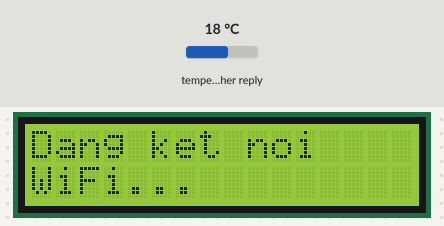
Recording of a sketch running on a simulated ESP8266 (NodeMCU). On the bench: 16×2 character LCD. Inputs (shaded band) come from the test bench; at power-on: temperature in the weather reply 18 °C. WiFi joins after 1.5 s; servers stay silent unless stated; web services answer with replies made up by the test bench; what the sketch prints to the serial monitor is not drawn.

Above: at 1.1 s.
At 2.7 s:
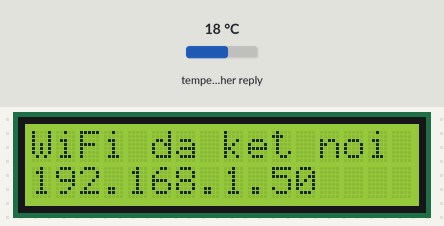
At 4.5 s:
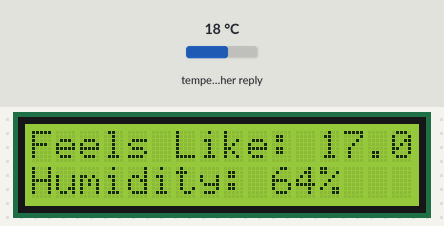
At 7.2 s:
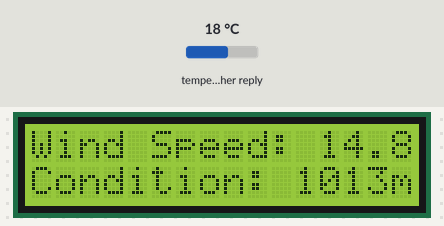
At 10.2 s:
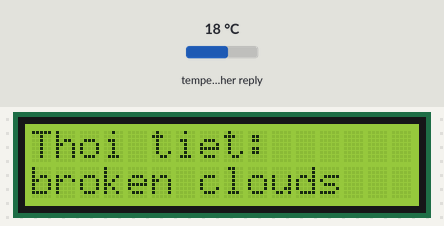
At 13.2 s:
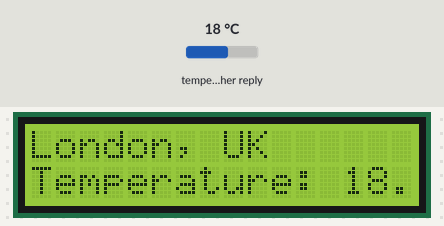

Measured:
- by itself, everything shown: repeats every 12.0 s, in 4 steps
- what the display in image 0 shows lasts 1.5 s, from 1.1 s to 2.6 s
- what the display in image 1 shows lasts 1.8 s, from 2.6 s to 4.4 s
- what the display in image 2 shows lasts 2.8 s, from 4.4 s to 7.2 s
- what the display in image 3 shows lasts 3.0 s, from 7.2 s to 10.2 s

The sketch:

WeatherAPI_LCD.ino
```cpp
/*
 * =====================================================
 * Weather API + LCD I2C - ESP32 / ESP8266
 * =====================================================
 *
 * Đấu dây I2C (theo yêu cầu, mặc định cho ESP32):
 *   SCL -> GPIO19  (IO19)
 *   SDA -> GPIO23  (IO23)
 *   GND -> GND
 *   5V  -> 5V (VCC của module LCD I2C)
 *
 * Thư viện cần cài thêm (Sketch > Include Library > Manage Libraries):
 *   - "LiquidCrystal I2C" (tác giả: Frank de Brabander)
 *   - ArduinoJson (đã dùng từ code gốc)
 *
 * Ghi chú: LCD 16x2 không hiển thị được dấu tiếng Việt (không dấu),
 * nên toàn bộ chuỗi hiển thị lên LCD được viết không dấu.
 * =====================================================
 */

#if defined(ESP8266)
  #include <ESP8266WiFi.h>
  #include <ESP8266HTTPClient.h>
#elif defined(ESP32)
  #include <WiFi.h>
  #include <HTTPClient.h>
#endif

#include <ArduinoJson.h>
#include <Wire.h>
#include <LiquidCrystal_I2C.h>

/*=====================================================
    WiFi Configuration
=====================================================*/
#define AP_SSID      "HSU_Students"
#define AP_PASSWORD  "tontrongsukhacbiet"

/*=====================================================
    Weather API Configuration
=====================================================*/
String API_KEY = "7ed0868040a74a2ea3821027262907";
String CITY    = "Ho_Chi_Minh";

/*=====================================================
    I2C / LCD Configuration
=====================================================*/
#if defined(ESP32)
  #define I2C_SDA_PIN   23   // theo yêu cầu: SDA -> IO23
  #define I2C_SCL_PIN   19   // theo yêu cầu: SCL -> IO19
#elif defined(ESP8266)
  // ESP8266 không có chân GPIO19/23, dùng chân I2C mặc định D2/D1.
  // Nếu dùng ESP8266, hãy đấu lại dây theo 2 chân này.
  #define I2C_SDA_PIN   4    // D2
  #define I2C_SCL_PIN   5    // D1
#endif

#define LCD_COLS      16
#define LCD_ROWS      2

LiquidCrystal_I2C* lcd = nullptr;
uint8_t lcdAddress = 0x27;    // sẽ được dò lại tự động trong setup()

/*=====================================================
    Thời gian (non-blocking, không dùng delay() dài)
=====================================================*/
const unsigned long WEATHER_INTERVAL = 60000;   // 60 giây: gọi API 1 lần
const unsigned long DISPLAY_INTERVAL = 3000;    // 3 giây: đổi trang màn hình

unsigned long lastWeatherFetch  = 0;
unsigned long lastDisplaySwitch = 0;
uint8_t       displayPage       = 0;
const uint8_t TOTAL_PAGES       = 4;

/*=====================================================
    Dữ liệu thời tiết (lưu toàn cục để LCD dùng lại)
=====================================================*/
bool   weatherAvailable = false;
String g_location  = "";
String g_country   = "";
float  g_temp       = 0;
float  g_feelsLike  = 0;
int    g_humidity   = 0;
float  g_wind       = 0;
float  g_pressure   = 0;
String g_condition  = "";

/*=====================================================
    Function Prototype
=====================================================*/
void initWifi();
void reconnectWiFi();
void getWeather();
void initLCD();
uint8_t scanI2CAddress();
void lcdMessage(const String &line1, const String &line2 = "");
void updateDisplay();

/*=====================================================
    Setup
=====================================================*/
void setup()
{
    Serial.begin(115200);
    delay(1000);

    Wire.begin(I2C_SDA_PIN, I2C_SCL_PIN);   // SDA, SCL
    initLCD();

    lcdMessage("Dang ket noi", "WiFi...");
    initWifi();

    lcdMessage("WiFi da ket noi", WiFi.localIP().toString());
    delay(1500);
}

/*=====================================================
    Loop
=====================================================*/
void loop()
{
    unsigned long now = millis();

    if (WiFi.status() != WL_CONNECTED)
    {
        lcdMessage("Mat ket noi WiFi", "Dang ket noi lai");
        reconnectWiFi();
    }

    // Gọi API thời tiết mỗi WEATHER_INTERVAL (và ngay lần đầu tiên)
    if (lastWeatherFetch == 0 || now - lastWeatherFetch >= WEATHER_INTERVAL)
    {
        lastWeatherFetch = now;
        getWeather();
    }

    // Đổi trang hiển thị trên LCD mỗi DISPLAY_INTERVAL
    if (now - lastDisplaySwitch >= DISPLAY_INTERVAL)
    {
        lastDisplaySwitch = now;
        displayPage = (displayPage + 1) % TOTAL_PAGES;
        updateDisplay();
    }
}

/*=====================================================
    Khởi tạo LCD I2C (tự dò địa chỉ I2C)
=====================================================*/
void initLCD()
{
    lcdAddress = scanI2CAddress();

    lcd = new LiquidCrystal_I2C(lcdAddress, LCD_COLS, LCD_ROWS);
    lcd->init();
    lcd->backlight();
    lcd->clear();
}

/*=====================================================
    Dò địa chỉ I2C của LCD
    (địa chỉ thường gặp: 0x27 hoặc 0x3F tùy loại module)
=====================================================*/
uint8_t scanI2CAddress()
{
    Serial.println("Dang do dia chi I2C...");

    for (uint8_t addr = 1; addr < 127; addr++)
    {
        Wire.beginTransmission(addr);
        if (Wire.endTransmission() == 0)
        {
            Serial.print("Tim thay thiet bi I2C tai dia chi: 0x");
            Serial.println(addr, HEX);
            return addr;
        }
    }

    Serial.println("Khong tim thay thiet bi I2C nao! Dung dia chi mac dinh 0x27.");
    return 0x27;
}

/*=====================================================
    Hiển thị 1-2 dòng lên LCD (tự cắt bớt nếu quá dài)
=====================================================*/
void lcdMessage(const String &line1, const String &line2)
{
    if (!lcd) return;

    lcd->clear();

    lcd->setCursor(0, 0);
    lcd->print(line1.substring(0, LCD_COLS));

    if (line2.length() > 0)
    {
        lcd->setCursor(0, 1);
        lcd->print(line2.substring(0, LCD_COLS));
    }
}

/*=====================================================
    Cập nhật LCD theo trang hiện tại (xoay vòng thông tin)
=====================================================*/
void updateDisplay()
{
    if (!weatherAvailable)
    {
        lcdMessage("Dang cho du lieu", "thoi tiet...");
        return;
    }

    switch (displayPage)
    {
        case 0:
        {
            String line1 = g_location + ", " + g_country;
            String line2 = "Temperature: " + String(g_temp, 1) + "C";
            lcdMessage(line1, line2);
            break;
        }
        case 1:
        {
            String line1 = "Feels Like: " + String(g_feelsLike, 1) + "C";
            String line2 = "Humidity: " + String(g_humidity) + "%";
            lcdMessage(line1, line2);
            break;
        }
        case 2:
        {
            String line1 = "Wind Speed: " + String(g_wind, 1) + "km/h";
            String line2 = "Condition: " + String(g_pressure, 0) + "mb";
            lcdMessage(line1, line2);
            break;
        }
        case 3:
        {
            String line1 = "Thoi tiet:";
            String line2 = g_condition;
            lcdMessage(line1, line2);
            break;
        }
    }
}

/*=====================================================
    Connect WiFi
=====================================================*/
void initWifi()
{
    WiFi.mode(WIFI_STA);

#if defined(ESP32)
    WiFi.setSleep(false);      // Giữ WiFi ổn định trên ESP32
#endif

    WiFi.setAutoReconnect(true);
    WiFi.persistent(true);

    Serial.println();
    Serial.print("Connecting to ");
    Serial.println(AP_SSID);

    WiFi.begin(AP_SSID, AP_PASSWORD);

    while (WiFi.status() != WL_CONNECTED)
    {
        delay(500);
        Serial.print(".");
    }

    Serial.println();
    Serial.println("=================================");
    Serial.println("WiFi Connected");
    Serial.print("IP Address : ");
    Serial.println(WiFi.localIP());

    Serial.print("MAC Address: ");
    Serial.println(WiFi.macAddress());
    Serial.println("=================================");
}

/*=====================================================
    Reconnect WiFi
=====================================================*/
void reconnectWiFi()
{
    Serial.println("WiFi disconnected!");
    Serial.println("Reconnecting...");

    WiFi.disconnect();
    WiFi.begin(AP_SSID, AP_PASSWORD);

    unsigned long start = millis();

    while (WiFi.status() != WL_CONNECTED && millis() - start < 15000)
    {
        delay(500);
        Serial.print(".");
    }

    Serial.println();

    if (WiFi.status() == WL_CONNECTED)
    {
        Serial.println("Reconnected successfully.");
    }
    else
    {
        Serial.println("Reconnect failed.");
    }
}

/*=====================================================
    Get Weather
=====================================================*/
void getWeather()
{
    if (WiFi.status() != WL_CONNECTED)
    {
        Serial.println("WiFi is not connected.");
        return;
    }

    String url =
        "http://api.weatherapi.com/v1/current.json?key=" +
        API_KEY +
        "&q=" +
        CITY +
        "&aqi=no";

    Serial.println();
    Serial.println("=================================");
    Serial.println("Request URL:");
    Serial.println(url);

    HTTPClient http;
    WiFiClient client;
    http.begin(client, url);

    int httpCode = http.GET();

    Serial.print("HTTP Code: ");
    Serial.println(httpCode);

    if (httpCode > 0)
    {
        String payload = http.getString();

        if (httpCode == HTTP_CODE_OK)
        {
            Serial.println("Weather data received.");

            DynamicJsonDocument doc(4096);
            DeserializationError error = deserializeJson(doc, payload);

            if (error)
            {
                Serial.print("JSON Error: ");
                Serial.println(error.c_str());
                lcdMessage("Loi doc JSON");
            }
            else
            {
                g_location  = doc["location"]["name"].as<String>();
                g_country   = doc["location"]["country"].as<String>();
                g_temp      = doc["current"]["temp_c"].as<float>();
                g_feelsLike = doc["current"]["feelslike_c"].as<float>();
                g_humidity  = doc["current"]["humidity"].as<int>();
                g_wind      = doc["current"]["wind_kph"].as<float>();
                g_pressure  = doc["current"]["pressure_mb"].as<float>();
                g_condition = doc["current"]["condition"]["text"].as<String>();

                weatherAvailable = true;

                Serial.println("---------------------------------");
                Serial.print("Location     : ");
                Serial.print(g_location);
                Serial.print(", ");
                Serial.println(g_country);

                Serial.print("Temperature  : ");
                Serial.print(g_temp);
                Serial.println(" °C");

                Serial.print("Feels Like   : ");
                Serial.print(g_feelsLike);
                Serial.println(" °C");

                Serial.print("Humidity     : ");
                Serial.print(g_humidity);
                Serial.println(" %");

                Serial.print("Wind Speed   : ");
                Serial.print(g_wind);
                Serial.println(" km/h");

                Serial.print("Pressure     : ");
                Serial.print(g_pressure);
                Serial.println(" mb");

                Serial.print("Condition    : ");
                Serial.println(g_condition);
                Serial.println("---------------------------------");

                // Có dữ liệu mới -> quay lại trang đầu và hiển thị ngay
                displayPage = 0;
                lastDisplaySwitch = millis();
                updateDisplay();
            }
        }
        else
        {
            Serial.println("Server returned an error:");
            Serial.println(payload);
            lcdMessage("Loi may chu", "HTTP " + String(httpCode));
        }
    }
    else
    {
        Serial.print("GET Failed: ");
        Serial.println(http.errorToString(httpCode));
        lcdMessage("Loi ket noi API");
    }

    http.end();

    Serial.println("=================================");
}
```
